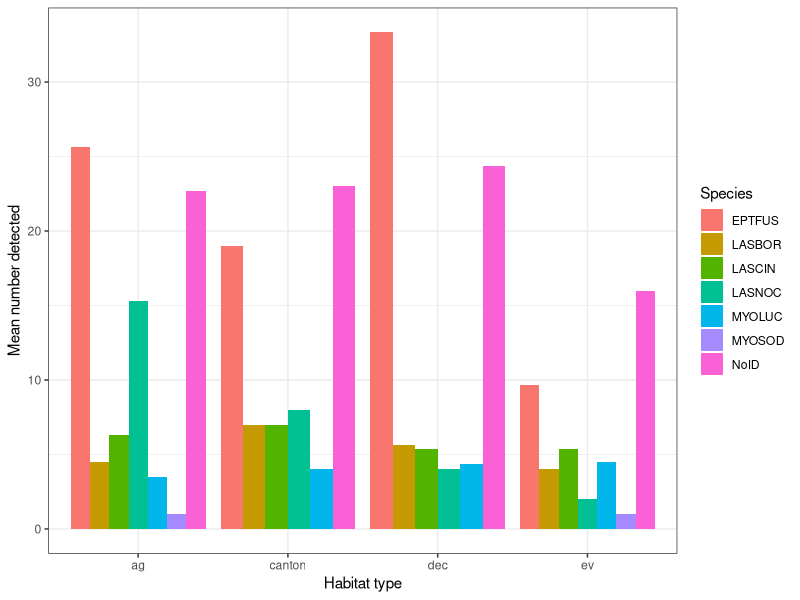

This chart was generated by the following R code: (Note: this script raises an error after producing the figure.)
## ---- chunk 1
rm(list = ls())
library(tidyverse)
library(here)

bats <- read_csv(here("data/Summer2025_AR125_Data.csv"))
## ---- chunk 2
bats <- bats |>
  filter(Route_Type != "DEC")

unique(bats$Route_Type)
## ---- chunk 3
bat_summary <- bats |>
  group_by(Route_Type, Species) |>
  summarise(
    mean_bats = mean(Accurate_Number_Detecteed, na.rm = T),
    sd_bats = sd(Accurate_Number_Detecteed, na.rm = T)
  )
## ---- chunk 4
ggplot(bat_summary, aes(Route_Type, mean_bats, fill = Species))+
  geom_col(position = "dodge")+
  labs(x = "Habitat type", y = "Mean number detected")+
  theme_bw()

ggsave(here("output/plot1.png"),device = "png")
## ---- chunk 5
ggplot(bat_summary, aes(Species, mean_bats, fill = Species))+
  geom_col(position = "dodge")+
  labs(x = "Habitat type", y = "Mean number detected")+
  facet_wrap(~ Route_Type)+
  theme_bw()

ggsave(here("output/plot2.png"), device = "png")
